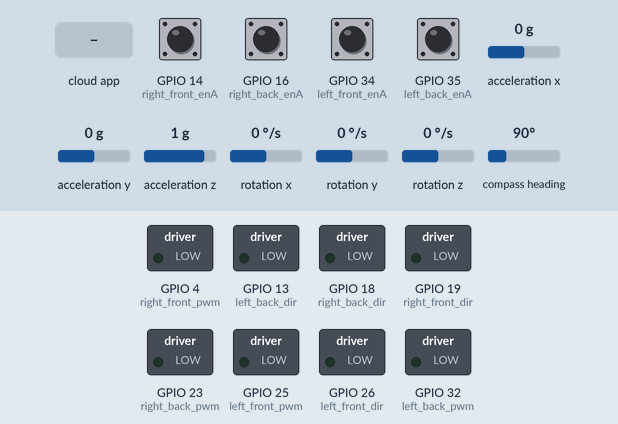
Bench run of a sketch on a simulated ESP32. Shown: switched loads named in the sketch (green lamp = pin HIGH). The test bench sets the inputs (shaded band); at power-on: GPIO 14 (right_front_enA), GPIO 16 (right_back_enA), GPIO 34 (left_front_enA), GPIO 35 (left_back_enA) LOW, acceleration x 0 g, acceleration y 0 g, acceleration z 1 g, rotation x 0 °/s, rotation y 0 °/s, rotation z 0 °/s, compass heading 90°. The ROS host is connected and sends only what is stated.

Above: at 1.2 s.
1.3 s: the phone or cloud app sets linear.x to -100
At 2.0 s:
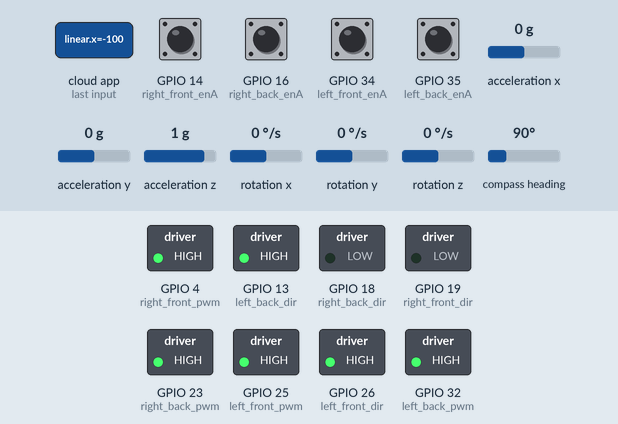
3.1 s: the phone or cloud app sets linear.x to 100
At 4.3 s:
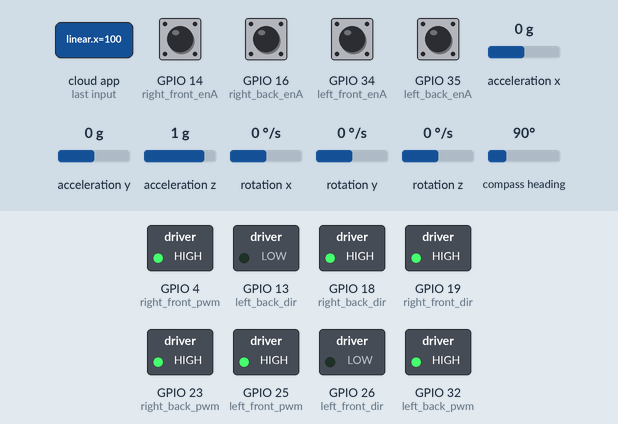
Timing chart, 0 to 6.1 s (numbered marks = the images above; inputs shaded):
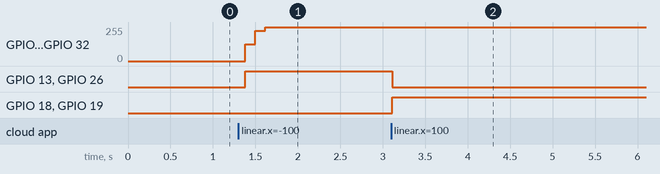

Measured:
- after the input at 1.3 s, GPIO 4 (right_front_pwm), GPIO 23 (right_back_pwm), GPIO 25 (left_front_pwm), GPIO 32 (left_back_pwm): 0/255 → 127/255 after 0.08 s, → 228/255 0.12 s later, → 255/255 0.12 s later; GPIO 13 (left_back_dir), GPIO 26 (left_front_dir): LOW → HIGH after 0.08 s
- after the input at 3.1 s, GPIO 13 (left_back_dir), GPIO 26 (left_front_dir): HIGH → LOW at once; GPIO 18 (right_back_dir), GPIO 19 (right_front_dir): LOW → HIGH at once

The sketch:

waiter_robot_code.ino
```cpp
//################### 1.DNC include required library for working of electronics of robot ####################################################################################################################
#include <PID_v1.h>  // Library: PID by Brett Beauregard
#include <micro_ros_arduino.h> // Include th
#include <Wire.h>
#include <Adafruit_Sensor.h>
#include <Adafruit_BNO055.h>
#include <utility/imumaths.h>

//################### 2.DNC include required libraries for microros #########################################################################################################################################
#include <stdio.h> // Include standard input-output library
#include <rcl/rcl.h> // Include ROS Client Library (RCL)
#include <rcl/error_handling.h> // Include RCL error handling functionalities
#include <rclc/rclc.h> // Include ROS Client Library for C (RCLC)
#include <rclc/executor.h> // Include ROS Client Library Executor functionalitiese Micro-ROS for Arduino library

//#################### 3.DNC include required message type (name of library is case sensitive and location of all msg type is inside micro ros lib,you can search message type to get correct name and path.)
#include <geometry_msgs/msg/twist.h>
#include <std_msgs/msg/float32.h>
#include <std_msgs/msg/bool.h>
#include <std_msgs/msg/string.h>
#include <std_msgs/msg/int32.h>
#include <sensor_msgs/msg/imu.h>

//#################### 4.Create message object (All msg object name should be different,no matter if all 4 vel_msg is using same msg type , their object name should be different)###########################
std_msgs__msg__Bool pid_bool_msg;
geometry_msgs__msg__Twist twist_msg;
std_msgs__msg__Float32 lf_vel_msg;
std_msgs__msg__Float32 rf_vel_msg;
std_msgs__msg__Float32 lb_vel_msg;
std_msgs__msg__Float32 rb_vel_msg;
std_msgs__msg__String string_msg;
std_msgs__msg__Int32 int32_msg;
sensor_msgs__msg__Imu imu_msg;


//################### 5. Declare ROS objects and variables (All object name of publisher and subscriber should be different ###############################################################################
rcl_subscription_t pid_control_subscriber; // ROS subscription handle (for pid control)
rcl_subscription_t cmd_vel_subscriber;     // ROS subscription handle (for cmd vel)
rcl_publisher_t lf_vel_publisher;     //ROS publisher handle (for lf_vel from encoder)
rcl_publisher_t rf_vel_publisher;     //ROS publisher handle (for rf_vel from encoder)
rcl_publisher_t lb_vel_publisher;     //ROS publisher handle (for lb vel from encoder)
rcl_publisher_t rb_vel_publisher;     //ROS publisher handle (for rb vel from encoder)
rcl_publisher_t imu_publisher;


// what is this ????
rclc_executor_t executor; // ROS executor object (responsible for managing the execution of tasks, such as calling callback functions when messages are received or timers expire)
rclc_support_t support; // ROS support object (provides support for creating nodes, setting up communication, and more.)
rcl_allocator_t allocator; // ROS allocator object  (used to manage memory allocation and deallocation in a deterministic manner)
rcl_node_t node; // ROS node object
rcl_timer_t timer; // ROS timer object

// Define the BNO055 I2C address and create an instance of the sensor
#define BNO055_SAMPLERATE_DELAY_MS (100)
Adafruit_BNO055 bno = Adafruit_BNO055(-1, 0x28, &Wire);

//################### 6.To remove PWM noice ##############################################################################################################################################################
bool PID_control = true; //Flag to enable/disable PID control

//what is this?????
const int PWM_frequency = 15000;
const int pwm_resolution = 8;

const int lf_pwm_channel = 3;
const int lb_pwm_channel = 4;
const int rf_pwm_channel = 5;
const int rb_pwm_channel = 6;


//################## 7.Pin definition ######################################################################################################################################################################
#define LED_PIN 12 // Define LED pin number

#define left_front_dir 26
#define left_front_pwm 25
#define left_back_dir 13
#define left_back_pwm 32

#define right_front_dir 19
#define right_front_pwm 4
#define right_back_dir 18
#define right_back_pwm 23

#define left_front_enA 34
#define left_front_enB 36
#define left_back_enA 35
#define left_back_enB 39

#define right_front_enA 14
#define right_front_enB 27
#define right_back_enA 16
#define right_back_enB 17

//################ 8.Wheel,Motor,Encoder parameter declaration #############################################################################################################################################
float lf_PPR = 498.4;  // Left encoders Pulse Per Revolution  (depends on selected encoder)
float rf_PPR = 498.4;  // Right encoders Pulse Per Revolution  (depends on selected encoder)
float lb_PPR = 498.4;  // Left encoders Pulse Per Revolution  (depends on selected encoder)
float rb_PPR = 498.4;  // Right lf_PPR
const int motor_rpm = 100; //rated speed of motor (depends on selected encoder)
const float wheel_dia = 0.105; //wheel diameter in meter
const float wheel_separation_width = 0.475; //wheel separation width in meter
const float wheel_separation_length = 0.555; //wheel separation length in meter
const int max_pwm = 255; //max value of pwm
const int min_pwm = 0;   //min value of pwm
float min_vel = 0.0;          // Unit m/s
float max_vel = 0.549;        // Unit m/s
float max_vel_limit = 0.549;  //Set limit to control Speed in m/s
float max_vel_int = max_vel * 1000;
const float wheel_radius = wheel_dia / 2;
const float circumference_of_wheel = 2 * 3.145 * wheel_radius;
const float max_speed = (circumference_of_wheel * motor_rpm) / 60;


//what is this ??
bool rf_state = 0, lf_state = 0, rb_state = 0, lb_state = 0;

//################ 9.PID Parameters ######################################################################################################################################################################
// setpoint =  desired velocities for respective wheel
// PID_input = actual velocities measured by the encoder
// PWM_ouput = pwm values outputted by the PID controller to achieve the desired velocities
double rf_Setpoint, rf_tick_PID_input, rf_motor_pwm_output;
double lf_Setpoint, lf_tick_PID_input, lf_motor_pwm_output;
double rb_Setpoint, rb_tick_PID_input, rb_motor_pwm_output;
double lb_Setpoint, lb_tick_PID_input, lb_motor_pwm_output;

//PID constants
double Kp = 0.1, Ki = 4, Kd = 0;

//passing necessary parameters in PID lib function
PID rf_PID(&rf_tick_PID_input, &rf_motor_pwm_output, &rf_Setpoint, Kp, Ki, Kd, DIRECT);
PID lf_PID(&lf_tick_PID_input, &lf_motor_pwm_output, &lf_Setpoint, Kp, Ki, Kd, DIRECT);
PID rb_PID(&rb_tick_PID_input, &rb_motor_pwm_output, &rb_Setpoint, Kp, Ki, Kd, DIRECT);
PID lb_PID(&lb_tick_PID_input, &lb_motor_pwm_output, &lb_Setpoint, Kp, Ki, Kd, DIRECT);


//9. Doubt  Macros to handle micro-ROS return codes, error handling should be customized for the target syst
#define RCCHECK(fn) { rcl_ret_t temp_rc = fn; if((temp_rc != RCL_RET_OK)){error_loop();}}
#define RCSOFTCHECK(fn) { rcl_ret_t temp_rc = fn; if((temp_rc != RCL_RET_OK)){}}
void error_loop(){
//  while(1){
//    digitalWrite(LED_PIN, !digitalRead(LED_PIN)); // Toggle the LED pin state
//    delay(100); // Wait for 100 milliseconds
//  }
}

//############## 12.Control and Encoder Defination #########################################################################################################################################################

//from encoder_ticks.ion we get 2 parameters encoder_ticks_count and encoder_ticks_pub
volatile int rf_ticks_count, lf_ticks_count, rb_ticks_count, lb_ticks_count;
volatile int rf_ticks_pub, lf_ticks_pub, rb_ticks_pub, lb_ticks_pub;

//velocity extracted from cmd_vel (which is a subscriber)
float linear_vel, angular_vel, side_vel;

// declaring direction of wheel which will be checked in encoder_ticks.ino (True = Forward; False = Reverse)
boolean Direction_lf = true, Direction_rf = true, Direction_lb = true, Direction_rb = true;

// declaring previous direction of wheel  (True = Forward; False = Reverse)
int prev_dir_rf = false, prev_dir_lf = false, prev_dir_rb = false, prev_dir_lb = false;

// Minumum and maximum values for 16-bit integers (so when min and max value is achieved in encoder, it starts counting from starting
const int encoder_minimum = -32768, encoder_maximum = 32767;

float lf_RPM = 0, lf_velocity = 0;
int lf_velocity_int = 0;

float rf_RPM = 0, rf_velocity = 0;
int rf_velocity_int = 0;

float lb_RPM = 0, lb_velocity = 0;
int lb_velocity_int = 0;

float rb_RPM = 0, rb_velocity = 0;
int rb_velocity_int = 0;

unsigned long previousMillis = 0;
const long period = 100;

//############# 13.Callback function for pid control subscription #############################################################################################################################################
void pidControlCallback(const void *msgin) {
  const std_msgs__msg__Bool *msg = (const std_msgs__msg__Bool *)msgin;
  PID_control = msg->data;
}

//############ 14.Callback function for cmd_vel subscription ##################################################################################################################################################
void onTwist(const void *msgin) {
  const geometry_msgs__msg__Twist * msg = (const geometry_msgs__msg__Twist *)msgin;
    linear_vel = msg->linear.x;
    angular_vel = msg->angular.z;
    side_vel = msg->linear.y;
}

//########### 15.Timer callback for publisher ##################################################################################################################################################################
void timer_callback(rcl_timer_t * timer, int64_t last_call_time)
{
  RCLC_UNUSED(last_call_time);
  if (timer != NULL) {
    // Quaternion data
    imu::Quaternion quat = bno.getQuat();
    sensors_event_t orientationData, angVelocityData, linearAccelData;
    bno.getEvent(&orientationData, Adafruit_BNO055::VECTOR_EULER);
    bno.getEvent(&angVelocityData, Adafruit_BNO055::VECTOR_GYROSCOPE);
    bno.getEvent(&linearAccelData, Adafruit_BNO055::VECTOR_LINEARACCEL);

    imu_msg.header.frame_id.data = (char *)"imu_link";
    imu_msg.header.frame_id.size = strlen("imu_link");
    imu_msg.header.frame_id.capacity = imu_msg.header.frame_id.size + 1;
    imu_msg.header.stamp.sec = 0;  // Fill with appropriate timestamp
    imu_msg.header.stamp.nanosec = 0;

    imu_msg.orientation.x = quat.x();
    imu_msg.orientation.y = quat.y();
    imu_msg.orientation.z = quat.z();
    imu_msg.orientation.w = quat.w();

    imu_msg.angular_velocity.x = angVelocityData.gyro.x;
    imu_msg.angular_velocity.y = angVelocityData.gyro.y;
    imu_msg.angular_velocity.z = angVelocityData.gyro.z;

    imu_msg.linear_acceleration.x = linearAccelData.acceleration.x;
    imu_msg.linear_acceleration.y = linearAccelData.acceleration.y;
    imu_msg.linear_acceleration.z = linearAccelData.acceleration.z;

    RCSOFTCHECK(rcl_publish(&imu_publisher, &imu_msg, NULL));

    lf_vel_msg.data = lf_velocity;
    rf_vel_msg.data = rf_velocity;
    lb_vel_msg.data = lb_velocity;
    rb_vel_msg.data = rb_velocity;
    RCSOFTCHECK(rcl_publish(&lf_vel_publisher, &lf_vel_msg, NULL));
      lf_vel_msg.data;
    RCSOFTCHECK(rcl_publish(&rf_vel_publisher, &rf_vel_msg, NULL));
      rf_vel_msg.data;
    RCSOFTCHECK(rcl_publish(&lb_vel_publisher, &lb_vel_msg, NULL));
      lb_vel_msg.data;
    RCSOFTCHECK(rcl_publish(&rb_vel_publisher, &rb_vel_msg, NULL));
      rb_vel_msg.data;
    }
  }


//######## 16.RPM Velocity calculation ###########################################################################################################################################################################
int vel_feedback_period = 50; //velocity is updated every 50 milli seconds
unsigned long time_now = 0;

void RPM_velocity_calc()
{
  // millis return the number of milliseconds at the time, the esp board begins running the current program.
  unsigned long currentMillis = millis();
  if (currentMillis - previousMillis >= period) {
    previousMillis = currentMillis;

    lf_RPM = ((lf_ticks_count) / lf_PPR) * (60 * (1000.0 / period));
    lf_velocity = wheel_radius * lf_RPM * 0.10472;

    rf_RPM = ((rf_ticks_count) / rf_PPR) * (60 * (1000.0 / period));
    rf_velocity = wheel_radius * rf_RPM * 0.10472;

    lb_RPM = ((lb_ticks_count) / lb_PPR) * (60 * (1000.0 / period));
    lb_velocity = wheel_radius * lb_RPM * 0.10472;

    rb_RPM = ((rb_ticks_count) / rb_PPR) * (60 * (1000.0 / period));
    rb_velocity = wheel_radius * rb_RPM * 0.10472;

    lf_ticks_count = 0;
    rf_ticks_count = 0;
    lb_ticks_count = 0;
    rb_ticks_count = 0;
  }
}

//12.Arduino setup function
void setup() {
  //DNC
  Serial.begin(115200);
  set_microros_transports(); // Only required when sending data to esp over wifi
  allocator = rcl_get_default_allocator(); // Get default ROS allocator
  RCCHECK(rclc_support_init(&support, 0, NULL, &allocator)); // Initialize support object
  RCCHECK(rclc_node_init_default(&node, "micro_ros_arduino_node", "", &support));// Create ROS node

  // create publisher
  RCCHECK(rclc_publisher_init_default(
    &lf_vel_publisher,
    &node,
    ROSIDL_GET_MSG_TYPE_SUPPORT(std_msgs, msg, Float32),
    "lf_vel"));

  RCCHECK(rclc_publisher_init_default(
    &rf_vel_publisher,
    &node,
    ROSIDL_GET_MSG_TYPE_SUPPORT(std_msgs, msg, Float32),
    "rf_vel"));

  RCCHECK(rclc_publisher_init_default(
    &lb_vel_publisher,
    &node,
    ROSIDL_GET_MSG_TYPE_SUPPORT(std_msgs, msg, Float32),
    "lb_vel"));

  RCCHECK(rclc_publisher_init_default(
    &rb_vel_publisher,
    &node,
    ROSIDL_GET_MSG_TYPE_SUPPORT(std_msgs, msg, Float32),
    "rb_vel"));

   // Create ROS subscriber for PID controller
  RCCHECK(rclc_subscription_init_default(
    &pid_control_subscriber,
    &node,
    ROSIDL_GET_MSG_TYPE_SUPPORT(std_msgs, msg, Bool),
    "pid_control"));

   // Create ROS subscriber for cmd vel
  RCCHECK(rclc_subscription_init_default(
    &cmd_vel_subscriber,
    &node,
    ROSIDL_GET_MSG_TYPE_SUPPORT(geometry_msgs, msg, Twist),
    "cmd_vel"));

  // create publisher
  RCCHECK(rclc_publisher_init_default(
    &imu_publisher,
    &node,
    ROSIDL_GET_MSG_TYPE_SUPPORT(sensor_msgs, msg, Imu),
    "imu_data"));

  // if (!bno.begin()) {
  //   Serial.println("Ooops, no BNO055 detected ... Check your wiring or I2C ADDR!");
  //   while (1);
  // }
  // delay(1000);
  // bno.setExtCrystalUse(true);

    // create timer,
  const unsigned int timer_timeout = 100;
  RCCHECK(rclc_timer_init_default(
    &timer,
    &support,
    RCL_MS_TO_NS(timer_timeout),
    timer_callback));

  // Initialize ROS executor
  RCCHECK(rclc_executor_init(&executor, &support.context, 3, &allocator));
  RCCHECK(rclc_executor_add_subscription(&executor, &pid_control_subscriber, &pid_bool_msg, &pidControlCallback, ON_NEW_DATA));
  RCCHECK(rclc_executor_add_subscription(&executor, &cmd_vel_subscriber, &twist_msg, &onTwist, ON_NEW_DATA));
  RCCHECK(rclc_executor_add_timer(&executor, &timer));

  pinMode(right_front_enA, INPUT);
  pinMode(right_front_enB, INPUT);

  pinMode(right_back_enA, INPUT);
  pinMode(right_back_enB, INPUT);

  pinMode(left_front_enA, INPUT);
  pinMode(left_front_enB, INPUT);

  pinMode(left_back_enA, INPUT);
  pinMode(left_back_enB, INPUT);
//
  attachInterrupt(digitalPinToInterrupt(right_front_enA), rf_ticks, RISING);
  attachInterrupt(digitalPinToInterrupt(right_back_enA), rb_ticks, RISING);
  attachInterrupt(digitalPinToInterrupt(left_front_enA), lf_ticks, RISING);
  attachInterrupt(digitalPinToInterrupt(left_back_enA), lb_ticks, RISING);

  pinMode(right_front_pwm, OUTPUT);
  pinMode(right_front_dir, OUTPUT);
  pinMode(right_back_pwm, OUTPUT);
  pinMode(right_back_dir, OUTPUT);

  pinMode(left_front_pwm, OUTPUT);
  pinMode(left_front_dir, OUTPUT);
  pinMode(left_back_pwm, OUTPUT);
  pinMode(left_back_dir, OUTPUT);

  ledcSetup(lf_pwm_channel, PWM_frequency, pwm_resolution);
  ledcSetup(lb_pwm_channel, PWM_frequency, pwm_resolution);
  ledcSetup(rf_pwm_channel, PWM_frequency, pwm_resolution);
  ledcSetup(rb_pwm_channel, PWM_frequency, pwm_resolution);

  ledcAttachPin(left_front_pwm, lf_pwm_channel);
  ledcAttachPin(left_back_pwm, lb_pwm_channel);
  ledcAttachPin(right_front_pwm, rf_pwm_channel);
  ledcAttachPin(right_back_pwm, rb_pwm_channel);


  ledcWrite(lf_pwm_channel, 0);
  ledcWrite(rf_pwm_channel, 0);
  ledcWrite(lb_pwm_channel, 0);
  ledcWrite(rb_pwm_channel, 0);

  rf_PID.SetMode(AUTOMATIC);
  rf_PID.SetTunings(Kp, Ki, Kd);

  lf_PID.SetMode(AUTOMATIC);
  lf_PID.SetTunings(Kp, Ki, Kd);

  rb_PID.SetMode(AUTOMATIC);
  rb_PID.SetTunings(Kp, Ki, Kd);

  lb_PID.SetMode(AUTOMATIC);
  lb_PID.SetTunings(Kp, Ki, Kd);


}

//######## 17.PID execution ######################################################################################################################################################################################
void PID_Execution() {

  float lf_vel = (linear_vel - side_vel - ((wheel_separation_width + wheel_separation_length) * angular_vel / 2));
  float rf_vel = (linear_vel + side_vel + ((wheel_separation_width + wheel_separation_length) * angular_vel / 2));
  float lb_vel = (linear_vel + side_vel - ((wheel_separation_width + wheel_separation_length) * angular_vel / 2));
  float rb_vel = (linear_vel - side_vel + ((wheel_separation_width + wheel_separation_length) * angular_vel / 2));

  int lf_PWM = _max(_min(((abs(lf_vel) / max_speed) * max_pwm), max_pwm), min_pwm);
  int rf_PWM = _max(_min(((abs(rf_vel) / max_speed) * max_pwm), max_pwm), min_pwm);
  int lb_PWM = _max(_min(((abs(lb_vel) / max_speed) * max_pwm), max_pwm), min_pwm);
  int rb_PWM = _max(_min(((abs(rb_vel) / max_speed) * max_pwm), max_pwm), min_pwm);

  rf_velocity_int = abs(rf_velocity * 1000);
  lf_velocity_int = abs(lf_velocity * 1000);
  rb_velocity_int = abs(rb_velocity * 1000);
  lb_velocity_int = abs(lb_velocity * 1000);

  if (lf_vel == 0) {
    digitalWrite(left_front_dir, prev_dir_lf);
  } else if (lf_vel >= 0) {
    digitalWrite(left_front_dir, 0);
    prev_dir_lf = 0;
  } else {
    digitalWrite(left_front_dir, 1);
    prev_dir_lf = 1;
  }

  if (rf_vel == 0) {
    digitalWrite(right_front_dir, prev_dir_rf);
  } else if (rf_vel >= 0) {
    digitalWrite(right_front_dir, 1);
    prev_dir_rf = 1;
  } else {
    digitalWrite(right_front_dir, 0);
    prev_dir_rf = 0;
  }

  if (lb_vel == 0) {
    digitalWrite(left_back_dir, prev_dir_lb);
  } else if (lb_vel >= 0) {
    digitalWrite(left_back_dir, 0);
    prev_dir_lb = 0;
  } else {
    digitalWrite(left_back_dir, 1);
    prev_dir_lb = 1;
  }

  if (rb_vel == 0) {
    digitalWrite(right_back_dir, prev_dir_rb);
  } else if (rb_vel >= 0) {
    digitalWrite(right_back_dir, 1);
    prev_dir_rb = 1;
  } else {
    digitalWrite(right_back_dir, 0);
    prev_dir_rb = 0;
  }

  if (PID_control == true) {

    rf_tick_PID_input = map(rf_velocity_int, min_vel, max_vel_int, min_pwm, max_pwm);
    lf_tick_PID_input = map(lf_velocity_int, min_vel, max_vel_int, min_pwm, max_pwm);
    rb_tick_PID_input = map(rb_velocity_int, min_vel, max_vel_int, min_pwm, max_pwm);
    lb_tick_PID_input = map(lb_velocity_int, min_vel, max_vel_int, min_pwm, max_pwm);

    if (max_vel_limit <= abs(lf_vel)) {
      lf_Setpoint = (max_vel_limit * 1000) / (max_vel_int / max_pwm);
    } else {
      lf_Setpoint = (abs(lf_vel) * 1000) / (max_vel_int / max_pwm);
    }
    if (max_vel_limit <= abs(rb_vel)) {
      rb_Setpoint = (max_vel_limit * 1000) / (max_vel_int / max_pwm);
    } else {
      rb_Setpoint = (abs(rb_vel) * 1000) / (max_vel_int / max_pwm);
    }
    if (max_vel_limit <= abs(lb_vel)) {
      lb_Setpoint = (max_vel_limit * 1000) / (max_vel_int / max_pwm);
    } else {
      lb_Setpoint = (abs(lb_vel) * 1000) / (max_vel_int / max_pwm);
    }
    if (max_vel_limit <= abs(rf_vel)) {
      rf_Setpoint = (max_vel_limit * 1000) / (max_vel_int / max_pwm);
    } else {
      rf_Setpoint = (abs(rf_vel) * 1000) / (max_vel_int / max_pwm);
    }

    rf_PID.Compute();
    lf_PID.Compute();
    rb_PID.Compute();
    lb_PID.Compute();

    ledcWrite(lf_pwm_channel, lf_motor_pwm_output);
    ledcWrite(rf_pwm_channel, rf_motor_pwm_output);
    ledcWrite(lb_pwm_channel, lb_motor_pwm_output);
    ledcWrite(rb_pwm_channel, rb_motor_pwm_output);
  } else {
    ledcWrite(lf_pwm_channel, lf_PWM);
    ledcWrite(rf_pwm_channel, rf_PWM);
    ledcWrite(lb_pwm_channel, lb_PWM);
    ledcWrite(rb_pwm_channel, rb_PWM);
  }

  if (millis() >= time_now + vel_feedback_period) {
    time_now += vel_feedback_period;

    lf_vel_msg.data= lf_velocity;
    rf_vel_msg.data= rf_velocity;
    lb_vel_msg.data= lb_velocity;
    rb_vel_msg.data= rb_velocity;

//    lf_vel_publisher.publish(&lf_vel_msg);
//    rf_vel_publisher.publish(&rf_vel_msg);
//    lb_vel_publisher.publish(&lb_vel_msg);
//    rb_vel_publisher.publish(&rb_vel_msg);
  }
}

// Arduino main loop
void loop() {
  RPM_velocity_calc();
  delay(100); // Wait for 100 milliseconds
  RCCHECK(rclc_executor_spin_some(&executor, RCL_MS_TO_NS(100))); // Spin the ROS executor
  PID_Execution();
}
```

Source omitted: encoder_ticks.ino (2273 bytes)
